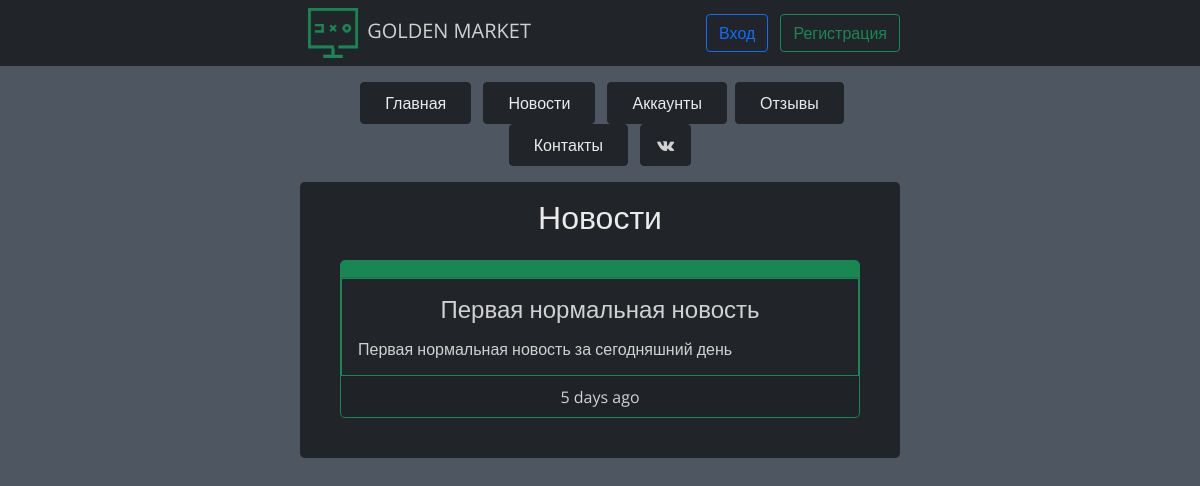
The app's page /news, older data.
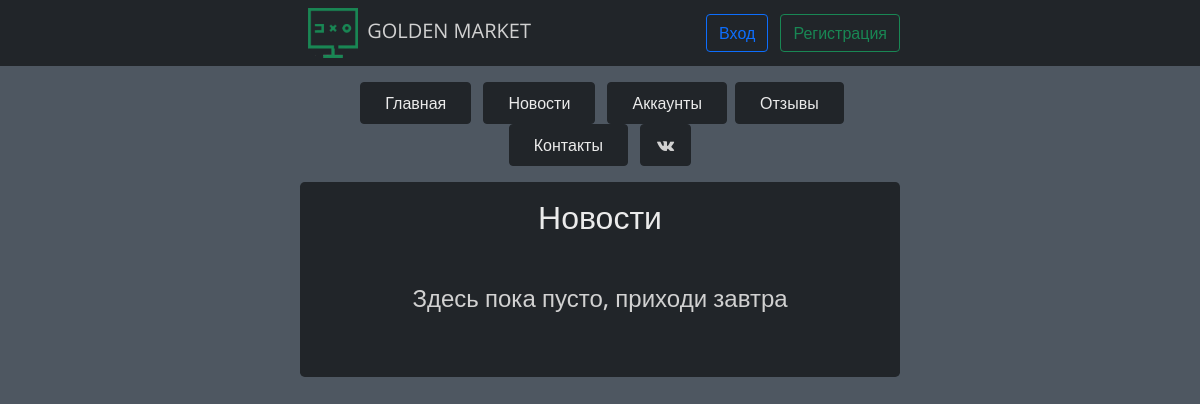
The same page, newer data.
### data/news.py (models this page shows)
class News(SqlAlchemyBase, UserMixin):
    __tablename__ = 'news'
    id = sqlalchemy.Column(sqlalchemy.Integer,
                           primary_key=True, autoincrement=True)
    title = sqlalchemy.Column(sqlalchemy.String, nullable=True)
    content = sqlalchemy.Column(sqlalchemy.String, nullable=True)
    created_date = sqlalchemy.Column(sqlalchemy.DateTime,
                                     default=datetime.datetime.now().date())
    user_id = sqlalchemy.Column(sqlalchemy.Integer,
                                sqlalchemy.ForeignKey("users.id"))
    user = orm.relation('User')

### main.py (the view)
@app.route('/news', methods=['GET', 'POST'])
def news():
    global edit_mode
    db_sess = db_session.create_session()
    news = db_sess.query(News)
    arr = []
    for item in news:
        delta = datetime.datetime.now() - item.created_date
        if delta.days != 0:
            arr.append([item.title, item.content, delta.days, 'days', item.id])
        elif int(str(delta).split()[0].split(':')[0]) != 0:
            arr.append(
                [item.title, item.content, int(str(delta).split()[0].split(':')[0]), 'hours',
                 item.id])
        else:
            arr.append([item.title, item.content,
                        int(str(delta).split()[0].split(':')[1]), 'minutes', item.id])
        if current_user.is_authenticated:
            return render_template('news.html', title='Новости', news=arr[::-1],
                                   photo=current_user.photo, edit_mode=edit_mode, ADMINS=ADMINS)
    return render_template('news.html', title='Новости', news=arr[::-1],
                           ADMINS=ADMINS)

### data/db_session.py (called while the page is built)
def create_session() -> Session:
    global __factory
    return __factory()

### templates/news.html (shortened to what this page needs)
{% extends "base.html" %}
{% block content %}
<div class="container w-50 bg-dark rounded-3 mt-3 p-3 text-center">
    <h2 class="mb-3 simple-btn">Новости</h2>
    {% if news %}
    {% for item in news %}
    <div class="card text-center m-4 bg-dark rounded-3 border-success">
        <div class="card-header bg-success">
        </div>
        <div class="card-body border border-success">
            <h4 class="card-title mb-3">{{ item[0] }}</h4>
            <h6 class="card-text mx-auto text-start">{{ item[1] }}</h6>
        </div>
        <div class="card-footer">
            {{ item[2] }} {{ item[3] }} ago
        </div>
    </div>
    {% endfor %}
    {% else %}
    <h4 class="my-5">Здесь пока пусто, приходи завтра</h4>
    {% endif%}
</div>
{% endblock %}

Row changes from the older to the newer data that the page shows:
removed News: title "Первая нормальная новость", content "Первая нормальная новость за сегодняшний день", item "5", item "days"
Text that changed along with them:
text now shown: "Здесь пока пусто, приходи завтра"
